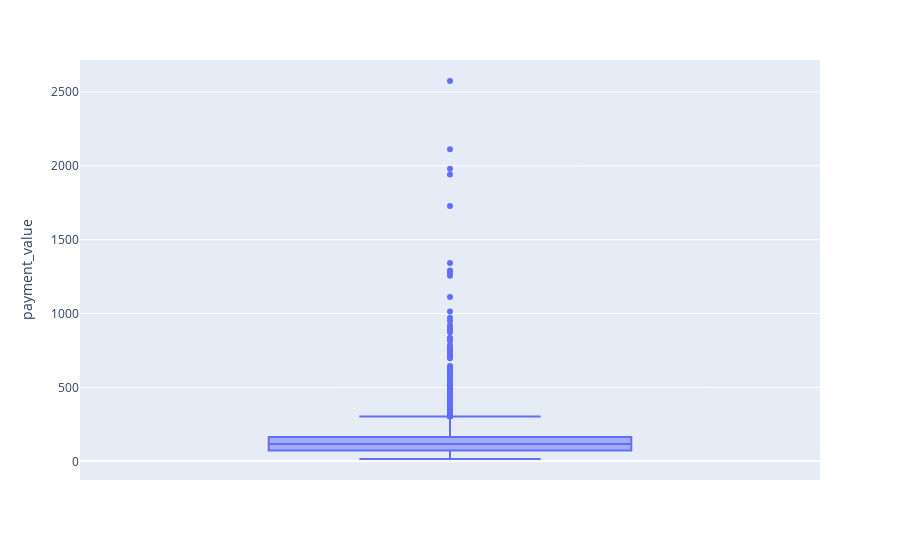

Notebook code cell kept with this figure:
### Code cell
fig = px.box(df, y="payment_value")
fig.show()

### Figure 1 — Plotly figure (JSON) as saved in the notebook; plotly's stock layout.template omitted (floating-point values rounded to 4 significant figures; data arrays with more than 128 entries replaced by an {"elided": "..."} marker saying what was removed)
{"data": [{"alignmentgroup": "True", "hovertemplate": "payment_value=%{y}<extra></extra>", "legendgroup": "", "marker": {"color": "#636efa"}, "name": "", "notched": false, "offsetgroup": "", "orientation": "v", "showlegend": false, "type": "box", "x0": " ", "xaxis": "x", "y": {"elided": "2118 float values"}, "y0": " ", "yaxis": "y"}], "layout": {"boxmode": "group", "legend": {"tracegroupgap": 0}, "margin": {"t": 60}, "xaxis": {"anchor": "y", "domain": [0, 1]}, "yaxis": {"anchor": "x", "domain": [0, 1], "title": {"text": "payment_value"}}}}
